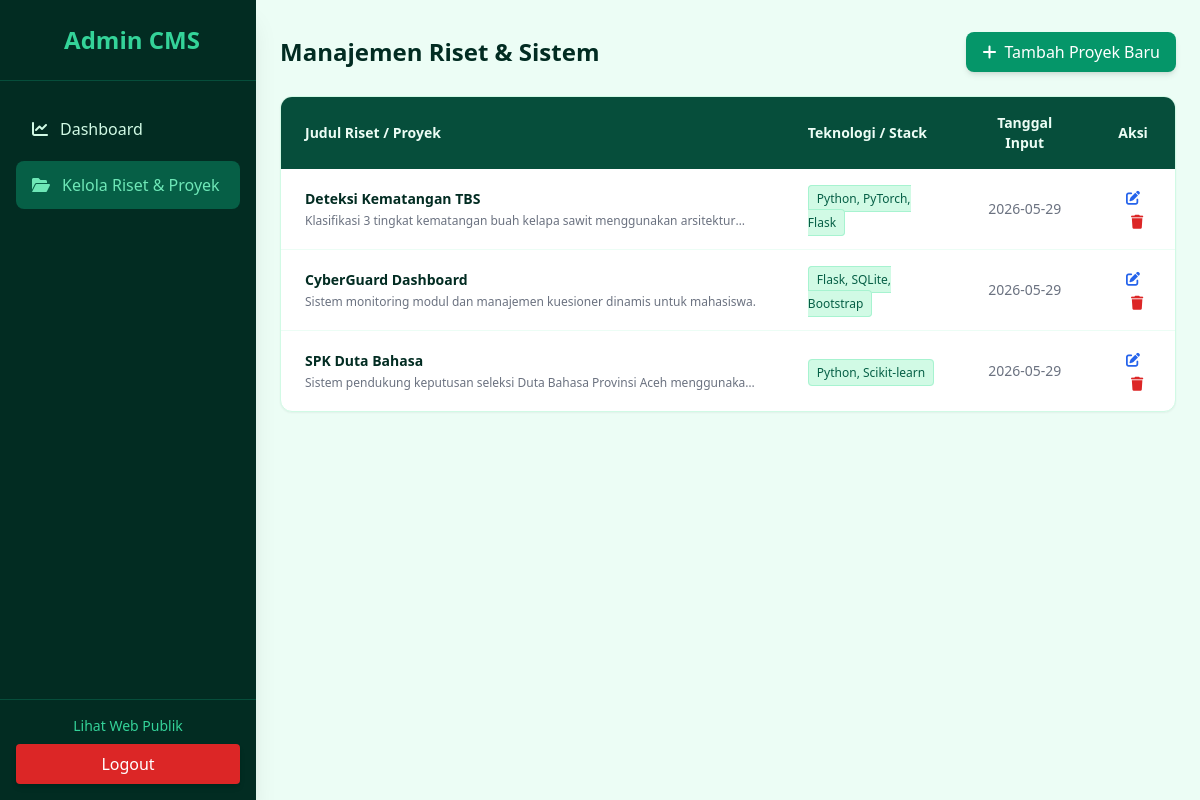
The page /admin/projects (signed in) on the database its author committed.
### app/models.py (models this page shows)
class Project(db.Model):
    id = db.Column(db.Integer, primary_key=True)
    title = db.Column(db.String(150), nullable=False)
    description = db.Column(db.Text, nullable=False)
    tech_stack = db.Column(db.String(200))
    created_at = db.Column(db.DateTime, default=datetime.utcnow)

### app/routes_admin.py (the view)
@admin.route('/projects')
@login_required
def manage_projects():
    projects = Project.query.all()
    return render_template('admin/projects.html', projects=projects)

### app/__init__.py (called while the page is built)
def create_app():
    app = Flask(__name__)
    app.config.from_object(Config)
    db.init_app(app)
    login_manager.init_app(app)
    login_manager.login_view = 'admin.login' # Rute jika user belum login
    login_manager.login_message = "Silakan login terlebih dahulu untuk mengakses halaman ini."
    login_manager.login_message_category = "info"
    from app.models import User
    @login_manager.user_loader
    def load_user(user_id):
        return User.query.get(int(user_id))
    from app.routes_main import main
    from app.routes_admin import admin
    app.register_blueprint(main)
    app.register_blueprint(admin, url_prefix='/admin')
    return app

### app/templates/admin/projects.html
{% extends "admin/layout.html" %}
{% block content %}
<div class="flex justify-between items-center mb-6">
    <h2 class="text-2xl font-bold text-emerald-950">Manajemen Riset & Sistem</h2>
    <a href="{{ url_for('admin.add_project') }}" class="bg-emerald-600 hover:bg-emerald-700 text-white px-4 py-2 rounded-lg font-medium transition shadow-md flex items-center gap-2">
        <i class="fa-solid fa-plus"></i> Tambah Proyek Baru
    </a>
</div>
<div class="bg-white rounded-xl shadow-sm border border-emerald-100 overflow-hidden">
    <table class="w-full text-left">
        <thead class="bg-emerald-900 text-emerald-50">
            <tr>
                <th class="px-6 py-4 text-sm font-semibold">Judul Riset / Proyek</th>
                <th class="px-6 py-4 text-sm font-semibold">Teknologi / Stack</th>
                <th class="px-6 py-4 text-sm font-semibold text-center">Tanggal Input</th>
                <th class="px-6 py-4 text-sm font-semibold text-center">Aksi</th>
            </tr>
        </thead>
        <tbody class="divide-y divide-emerald-50">
            {% for project in projects %}
            <tr class="hover:bg-emerald-50/50 transition">
                <td class="px-6 py-4">
                    <p class="font-bold text-emerald-950 text-sm">{{ project.title }}</p>
                    <p class="text-xs text-gray-500 mt-1 line-clamp-1">{{ project.description }}</p>
                </td>
                <td class="px-6 py-4">
                    <span class="bg-emerald-100 text-emerald-800 text-xs px-2 py-1 rounded border border-emerald-200">
                        {{ project.tech_stack }}
                    </span>
                </td>
                <td class="px-6 py-4 text-center text-sm text-gray-500">
                    {{ project.created_at.strftime('%Y-%m-%d') }}
                </td>
                <td class="px-6 py-4 text-center space-x-2">
                    <button class="text-blue-600 hover:text-blue-800 text-sm"><i class="fa-solid fa-pen-to-square"></i></button>
                    <button class="text-red-600 hover:text-red-800 text-sm"><i class="fa-solid fa-trash"></i></button>
                </td>
            </tr>
            {% else %}
            <tr>
                <td colspan="4" class="px-6 py-8 text-center text-gray-500 italic">Belum ada data riset yang ditambahkan dari database. Silakan klik "Tambah Proyek Baru".</td>
            </tr>
            {% endfor %}
        </tbody>
    </table>
</div>
{% endblock %}

### rows shown on the page
Project: title "Deteksi Kematangan TBS", description "Klasifikasi 3 tingkat kematangan buah kelapa sawit menggunakan…", tech_stack "Python, PyTorch, Flask", created_at "2026-05-29"
Project: title "CyberGuard Dashboard", description "Sistem monitoring modul dan manajemen kuesioner dinamis untuk mahasiswa.", tech_stack "Flask, SQLite, Bootstrap", created_at "2026-05-29"
Project: title "SPK Duta Bahasa", description "Sistem pendukung keputusan seleksi Duta Bahasa Provinsi Aceh…", tech_stack "Python, Scikit-learn", created_at "2026-05-29"
